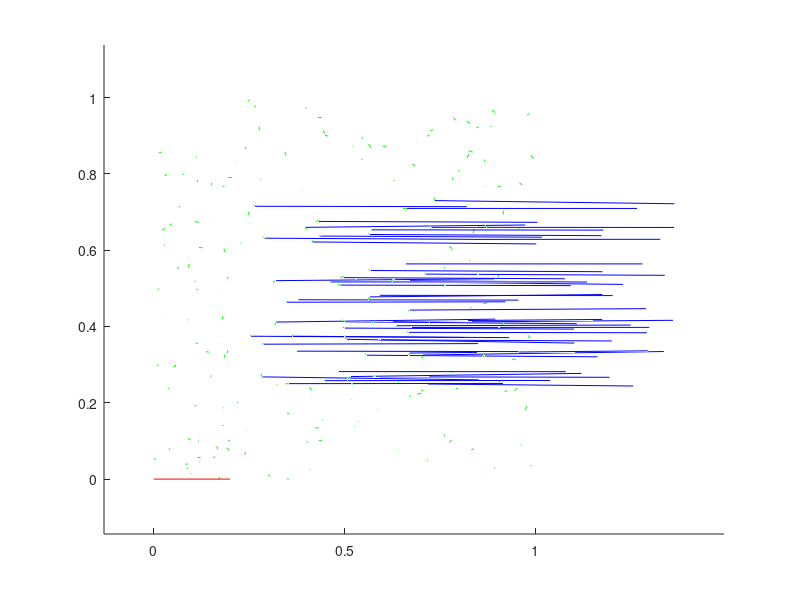

Reproduce this figure in MATLAB.

% ray tracing

%%%%%%%%%%%%%%%%%%%%%%%%%%
% initiate all variables %
%%%%%%%%%%%%%%%%%%%%%%%%%%

% the number of rays
number_of_rays = 200;

% set geometry of the mirror

% normal vector of the plane of the mirror (x,y,z)
mirror_normal = [0.2, 0, 0.7071];

% point on the plane of the mirror(x,y,z)
mirror_point = [0, 0, 1];

% extent of the mirror
mirror_min_x = 0.25;
mirror_max_x = 0.75;
mirror_min_y = 0.25;
mirror_max_y = 0.75;

% define an aperture through which all relevant rays will pass
aperture_min_x = 0;
aperture_max_x = 1;
aperture_min_y = 0;
aperture_max_y = 1;
aperture_z = 2;

% initiate vectors and matrices for the rays

% point on each incident ray located on the aperture
% there are many rays, so this is a 2 dimensional matrix
% the first index indentifies the ray
% the second index provides the spatial dimension (x,y,z)
% using the monte-carlo method, so pick random points
ray_incident_point = zeros(number_of_rays,3);
ray_incident_point(:,1) = aperture_min_x + rand(number_of_rays,1)*(aperture_max_x - aperture_min_x); % x
ray_incident_point(:,2) = aperture_min_y + rand(number_of_rays,1)*(aperture_max_y - aperture_min_y); % y
ray_incident_point(:,3) = aperture_z; % z

% direction of the incident ray (x,y,z)
% azimuth (compass direction)of each ray will be random, and evenly
% distributed, in rad
% the zenith is the angle from the vertical in mrad
ray_incident_direction = zeros(number_of_rays,3);
ray_intensity = zeros(number_of_rays,1);
% intensity data with CSR = 10
% taken from Neumann et al, Transactions of the ASME, p198, v124, 2002.
intensity_data = [1,0.99,0.96,0.90,0.79,0.049,0.025,0.016,0.009,0.007,0.005];
for ray = 1:number_of_rays
    ray_incident_azimuth = 2*pi*rand; % in rad
    ray_incident_zenith = 10*rand; % in mrad
    
    ray_incident_unit_radius = tan(ray_incident_zenith/1000);
    [ray_incident_direction(ray,1),ray_incident_direction(ray,2)] = pol2cart(ray_incident_azimuth,ray_incident_unit_radius);
    ray_incident_direction(ray,3) = -1; % z
    
    % associate a relative intensity with each ray
    ray_intensity(ray,1) = intensity_data(ceil(ray_incident_zenith));

end

% calculate the power scaling factor


% does the ray intersect the mirror? true(1) or false(0)
% initiate to false(0)
mirror_intersect = zeros(number_of_rays,1);

% point of intersection between ray and mirror plane
% intiate but calculated later
ray_intersect_point = zeros(number_of_rays,3);

% point on reflected ray
ray_reflected_point = zeros(number_of_rays,3);


%%%%%%%%%%%%%%%%%%%%%%%%%%%
% perform the ray tracing %
%%%%%%%%%%%%%%%%%%%%%%%%%%%

for ray = 1:number_of_rays
    
    % find intersection between ray and mirror plane
    m = dot((mirror_point - ray_incident_point(ray,:)),mirror_normal) / dot(ray_incident_direction(ray,:),mirror_normal);
    ray_intersect_point(ray,:) = ray_incident_point(ray,:) + m*ray_incident_direction(ray,:);

    % find the reflected point (on the other side of the mirror)
    q = dot((mirror_point - ray_incident_point(ray,:)),mirror_normal) / dot(mirror_normal,mirror_normal);
    ray_reflected_point_b = ray_incident_point(ray,:) + 2*q*mirror_normal;

    % find the reflected point (on the original side of the mirror)
    ray_reflected_point(ray,:) = 2*ray_intersect_point(ray,:) - ray_reflected_point_b;

    % calculate if the intersection is on the mirror
    % and set mirror_intersect to true or false
    if (ray_intersect_point(ray,1) > mirror_min_x) && (ray_intersect_point(ray,1) < mirror_max_x) && (ray_intersect_point(ray,2) > mirror_min_y) && (ray_intersect_point(ray,2) < mirror_max_y)
        mirror_intersect(ray) = true;
    else
        mirror_intersect(ray) = false;
    end
    
end
    
% the Matlab line function requires separate vectors for x, y, and z
% set these up
x = zeros(1,2);
y = zeros(1,2);
z = zeros(1,2);

figure(1);
axis equal;

% plot the incident rays
for ray = 1:number_of_rays
    x(1) = ray_incident_point(ray,1);
    y(1) = ray_incident_point(ray,2);
    z(1) = ray_incident_point(ray,3);
    x(2) = ray_intersect_point(ray,1);
    y(2) = ray_intersect_point(ray,2);
    z(2) = ray_intersect_point(ray,3);
    % plot a green line
    line(x,y,z,'color','g');
end

% plot the reflected rays
for ray = 1:number_of_rays
    if(mirror_intersect(ray) == true)
        x(1) = ray_intersect_point(ray,1);
        y(1) = ray_intersect_point(ray,2);
        z(1) = ray_intersect_point(ray,3);
        x(2) = ray_reflected_point(ray,1);
        y(2) = ray_reflected_point(ray,2);
        z(2) = ray_reflected_point(ray,3);
        % plot a blue line
        line(x,y,z,'color','b');
    end
  %  if(mirror_intersect(ray) == false)
  %      x(1) = ray_intersect_point(ray,1);
  %      y(1) = ray_intersect_point(ray,2);
  %      z(1) = ray_intersect_point(ray,3);
  %      x(2) = ray_intersect_point(ray,1);
  %      y(2) = ray_intersect_point(ray,2);
   %     z(2) = 0;
        % plot a green line
    %    line(x,y,z,'color','g');
  %  end
end

% plot normal to the mirror
x(1) = mirror_point(1);
y(1) = mirror_point(2);
z(1) = mirror_point(3);
x(2) = mirror_point(1) + mirror_normal(1);
y(2) = mirror_point(2) + mirror_normal(2);
z(2) = mirror_point(3) + mirror_normal(3);
% plot a red line
line(x,y,z,'color','r');


